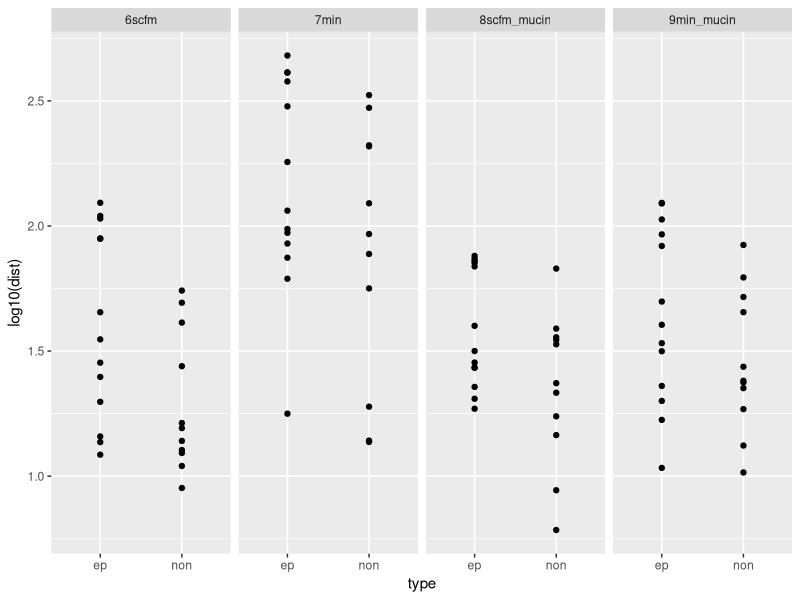
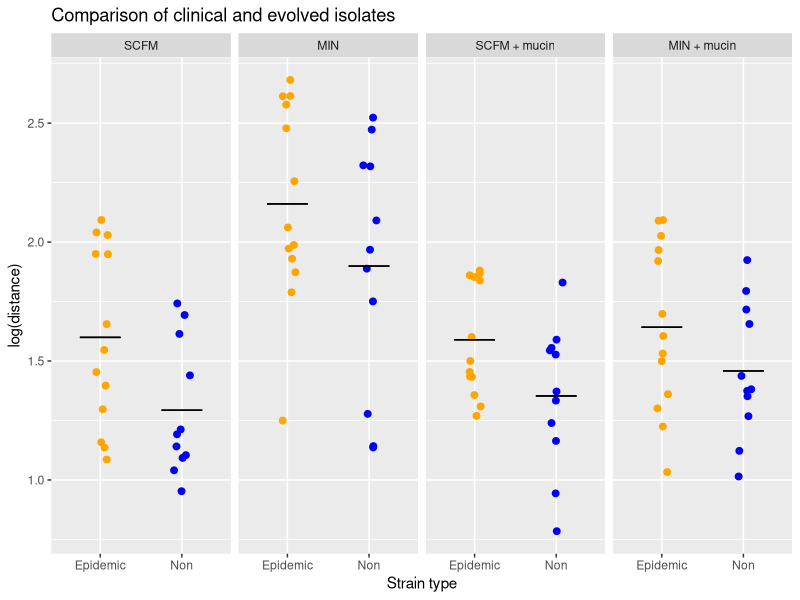

Here is the R script that generated these plots, in order:
## ---- chunk 1
knitr::opts_chunk$set(echo = TRUE)
library(tidyverse)
## ---- chunk 2
data <- read.csv("data/pa_clinical_distance.csv")

ggplot(data, aes(x = type, y = log10(dist))) + geom_point() +
  facet_grid(.~env)
## ---- chunk 3
env_key <- c("6scfm" = "SCFM", "7min" = "MIN", "8scfm_mucin" = "SCFM + mucin", "9min_mucin" = "MIN + mucin")
data <- data %>%
  mutate(env_name = env_key[env])
data$env_name <- factor(data$env_name, levels = c("SCFM", "MIN","SCFM + mucin", "MIN + mucin"))


ggplot(data, aes(type, log10(dist), colour = type)) +
	geom_jitter(size = 2, show.legend = F, width = 0.1) +
	facet_grid(~env_name) +
	ylab("log(distance)") +
	scale_x_discrete(labels = c("Epidemic", "Non")) + 
	scale_colour_manual(values = c("orange", "blue")) +
	ggtitle("Comparison of clinical and evolved isolates") +
	stat_summary(geom = "errorbar", fun.y = mean, width = 0.5, colour = "black", aes(ymax =..y.., ymin =..y..)) +
	xlab("Strain type")
